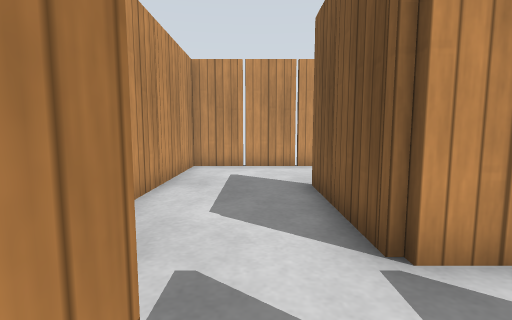
[1] (above)

24 first-person views from a walk through a Gazebo world. The camera is 0.68 m above the floor, tilts 6° down and sees 85° across. The floor is counted in squares, 0.5 m on a side. Each view is taken from the middle of a square. On the plan, view 1 faces up. The plan holds only what a view shows up to about 13 squares ahead; the rest is blank. Simple patterns stand in for the simulator's built-in surfaces.

[2]
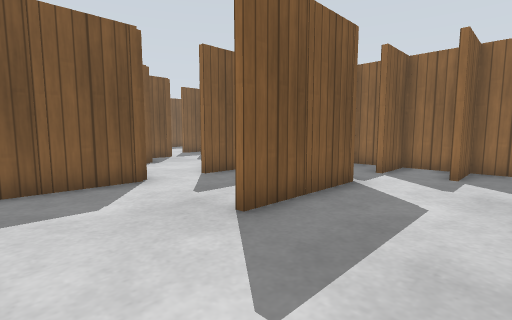

[3]
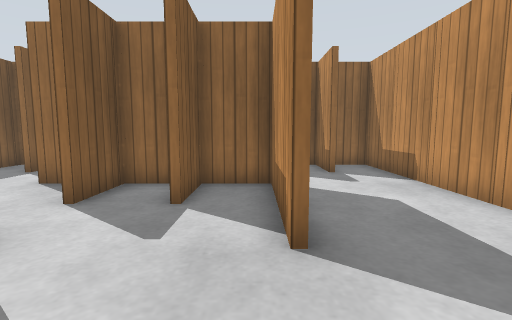

[4]
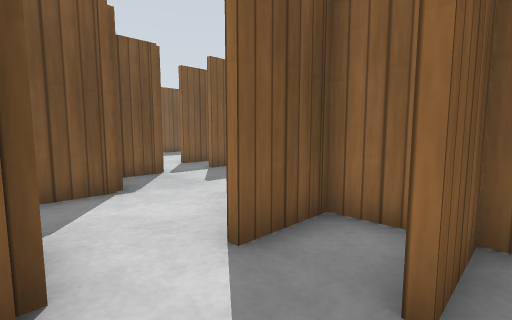

[5]
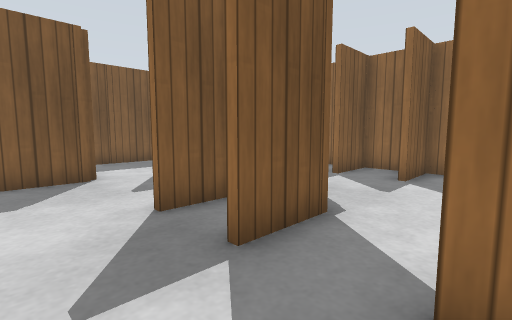

[6]
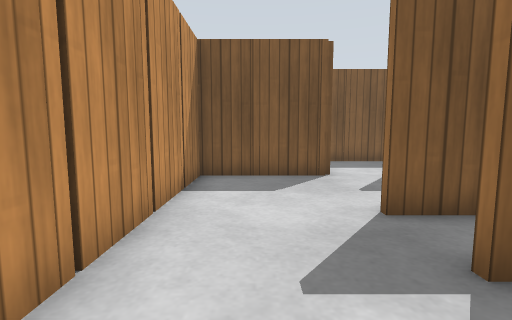

[7]
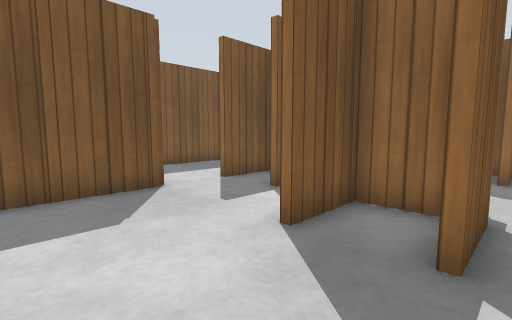

[8]
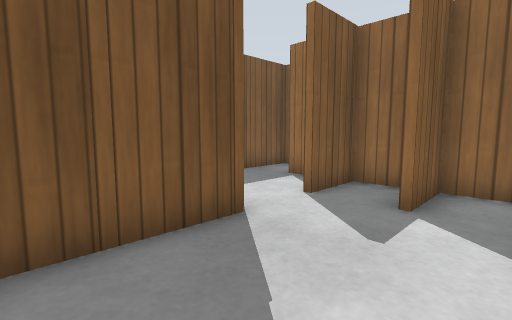

[9]
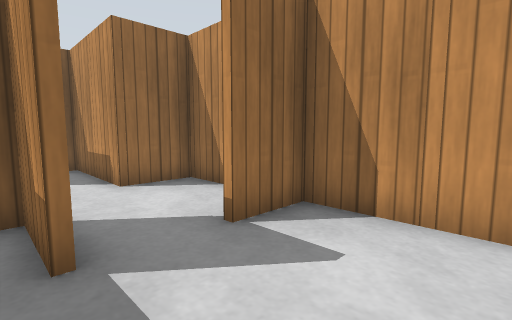

[10]
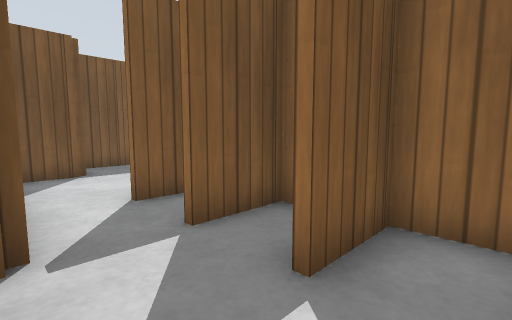

[11]
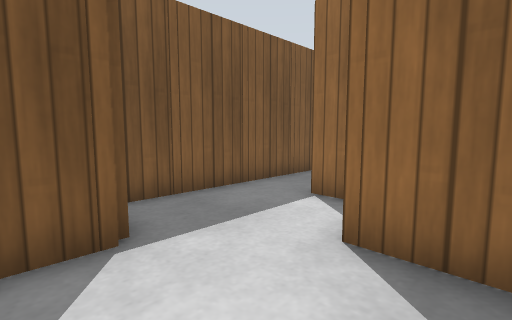

[12]
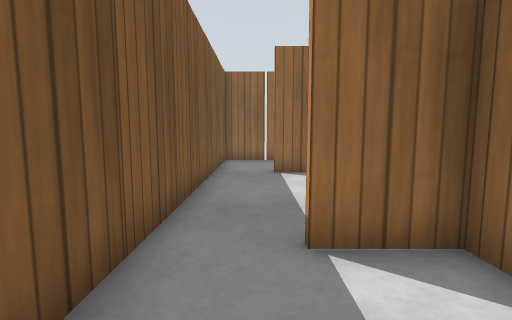

[13]
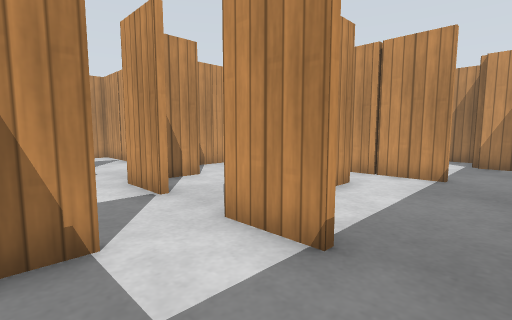

[14]
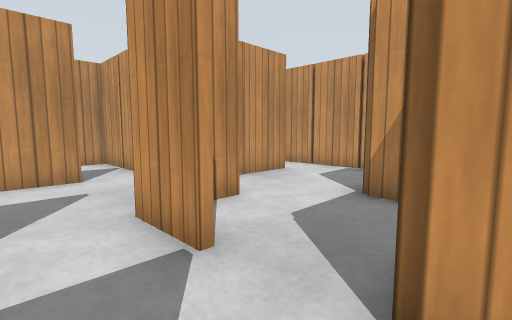

[15]
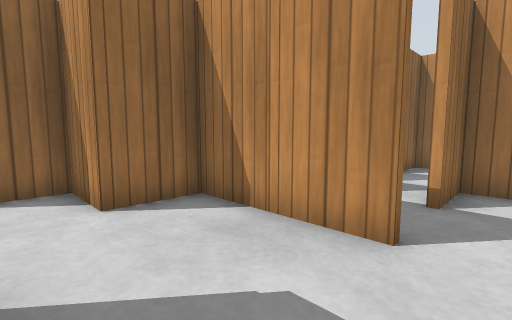

[16]
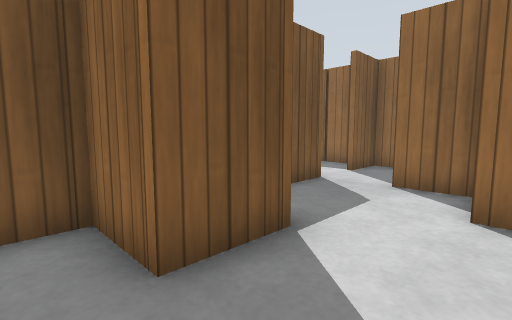

[17]
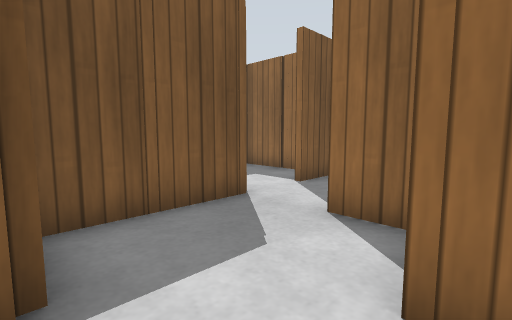

[18]
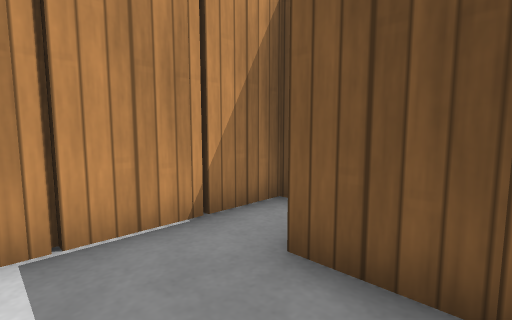

[19]
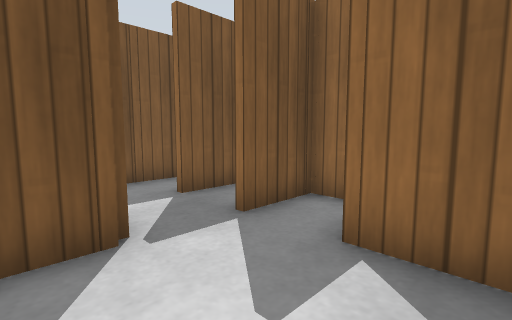

[20]
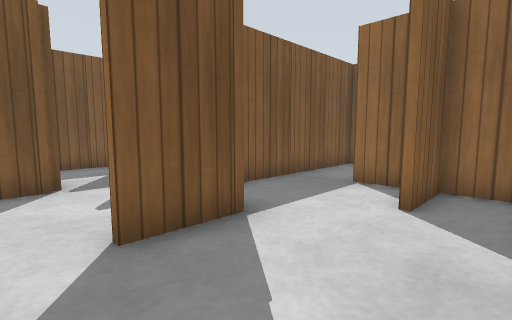

[21]
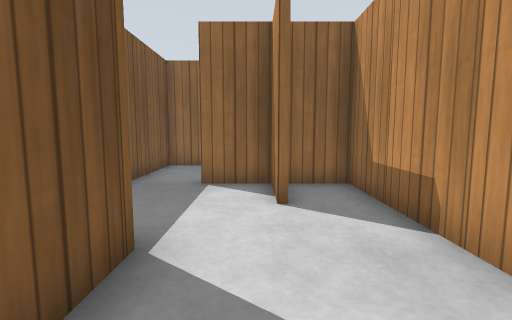

[22]
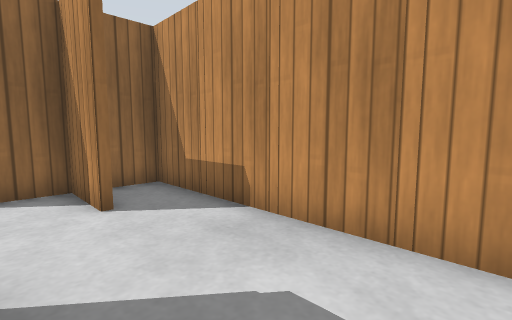

[23]
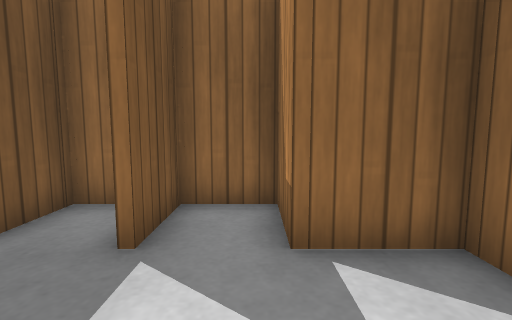

[24]
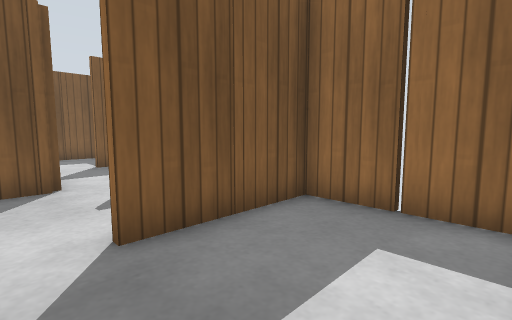

### Floor plan
Key: @ floor where view 1 was taken; # wall or solid block; . floor; P wooden post; O other object.
Columns run from 3 left of view 1 to 20 right of it. Each row starts with its distance up from view 1.
 11 ##P#P#      P#P#P###
 10 #.......#.........#
  9 P.......P.........P
  8 #.......##........##
  7 P.......P##.......P#
  6 #...#.......###........#
  5 P...P.......P##P.......P
  4 #...###.#.....###.#....#
  3 P...P#PPPP#...P#PPPP#..P
  2 #.....    #.........##.#
  1 P.....    P.........P##P
  0 #.#@#.    #.#.#.#......#
 -1 ##PPPPO    PPPPPP #....P
 -2 #.......##........#....#
 -3 P.......P##.....##PP#..P
 -4 #...##......#...##.....#
 -5 P...P##.....P...P##....P
 -6 #.....#.#.#.#.....#....#
 -7 P.....P#PPPP P#...P....P
 -8 #.#...#.......##..##...#
 -9 ##PP#.P.......P##.P##..O
-10      .#...#............#
-11      .P...P............P
-12      .#...#      .#....#
-13      ###P##       # P###

Positions as (right, up) in squares from view 1, and headings:
1: (0, 0), facing up
2: (-2, 10), facing down-right
3: (2, 10), facing down
4: (3, 7), facing down-right
5: (7, 9), facing down-right
6: (7, 9), facing right
7: (9, 10), facing down-right
8: (12, 10), facing down-right
9: (10, 10), facing down-left
10: (8, 3), facing down-right
11: (14, 2), facing down-right
12: (18, 0), facing down
13: (19, -12), facing up-left
14: (16, -11), facing up-left
15: (13, -2), facing down-left
16: (11, -2), facing down-right
17: (11, -5), facing down-right
18: (11, -5), facing up-right
19: (2, -2), facing down-right
20: (-2, -2), facing down-right
21: (0, -2), facing down
22: (1, -2), facing down-left
23: (4, -2), facing down
24: (4, -8), facing down-right
